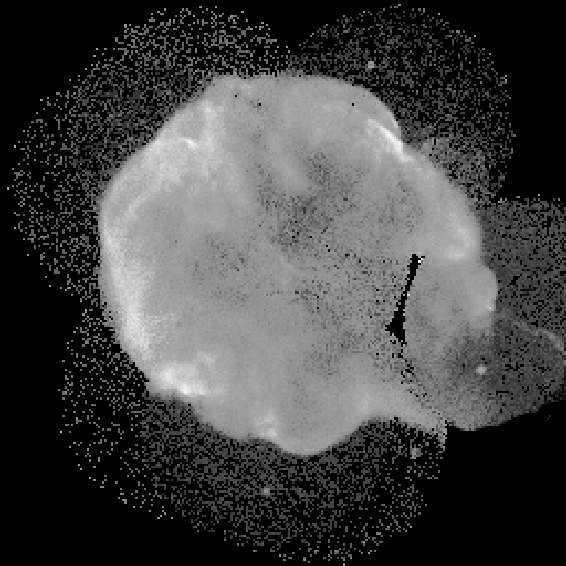
#> input picture HW4/images/cygnus.tif, 566 x 566 px
$ python Q2.py
#> lines starting #> are read from the running program, lines starting #| are printed output that depends on the picture; after the words box and inside, x2 and y2 are one past the last pixel; in counts of white or black regions, pixels touching at a corner belong together
import cv2 as cv
import numpy as np
import matplotlib.pyplot as plt


def show_with_plot(img, title):
    plt.figure()
    plt.imshow(img, cmap='gray')
    plt.xticks([])
    plt.yticks([])
    plt.title(title)
    plt.show()


img1 = cv.imread('images/cygnus.tif', 0)
#> img1 is the input picture: shape (566, 566); min 0, max 253, mean 66.9
kernel = cv.getStructuringElement(cv.MORPH_RECT, (1, 1))
opening = cv.morphologyEx(img1, cv.MORPH_OPEN, kernel)
closing = cv.morphologyEx(opening, cv.MORPH_CLOSE, kernel)
show_with_plot(closing, 'Opening-Closing(1)')

kernel = cv.getStructuringElement(cv.MORPH_RECT, (3, 3))
opening = cv.morphologyEx(closing, cv.MORPH_OPEN, kernel)
closing = cv.morphologyEx(opening, cv.MORPH_CLOSE, kernel)
show_with_plot(closing, 'Opening-Closing(3)')

kernel = cv.getStructuringElement(cv.MORPH_RECT, (5, 5))
opening = cv.morphologyEx(closing, cv.MORPH_OPEN, kernel)
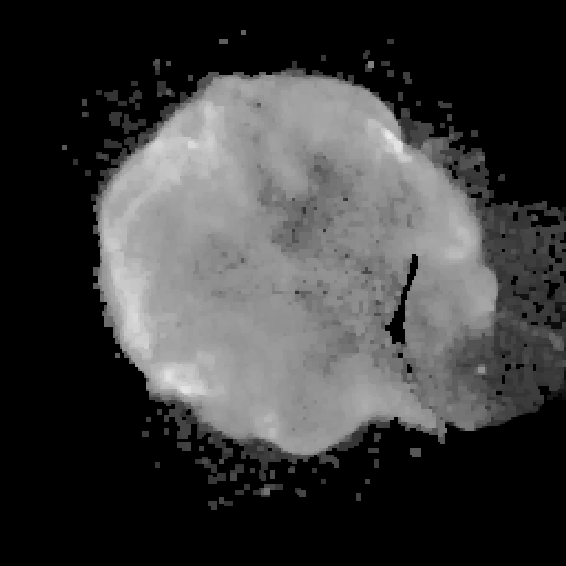
#> opening: shape (566, 566); min 0, max 234, mean 59.7
closing = cv.morphologyEx(opening, cv.MORPH_CLOSE, kernel)
show_with_plot(closing, 'Opening-Closing(5)')

img2 = cv.imread('images/brain.tif', 0)
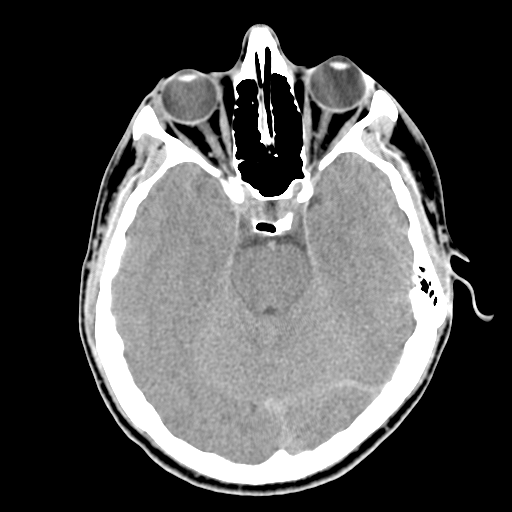
#> input picture HW4/images/brain.tif, 512 x 512 px
#> img2 is the input picture: shape (512, 512); min 0, max 255, mean 80.4
kernel = cv.getStructuringElement(cv.MORPH_RECT, (3, 3))
img_dilation = cv.dilate(img2, kernel, iterations=1)
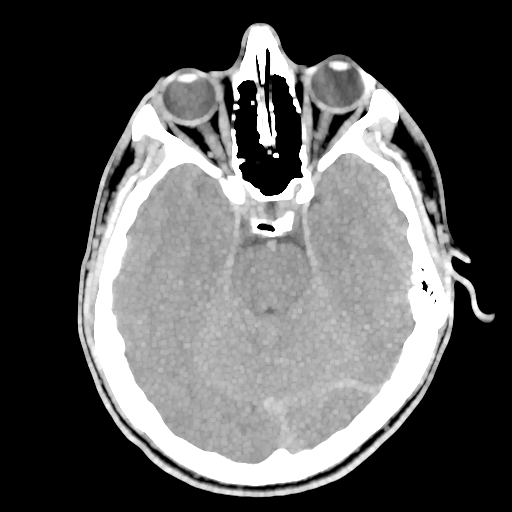
#> img_dilation: shape (512, 512); min 0, max 255, mean 89.6
img_erosion = cv.erode(img2, kernel, iterations=1)
img_gradient = img_dilation - img_erosion
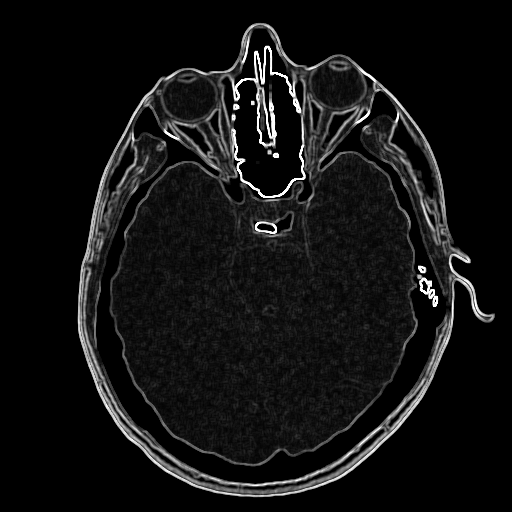
#> img_gradient: shape (512, 512); min 0, max 255, mean 18.1
show_with_plot(img_gradient, 'Gradient')

img3 = cv.imread('images/rice.tif', 0)
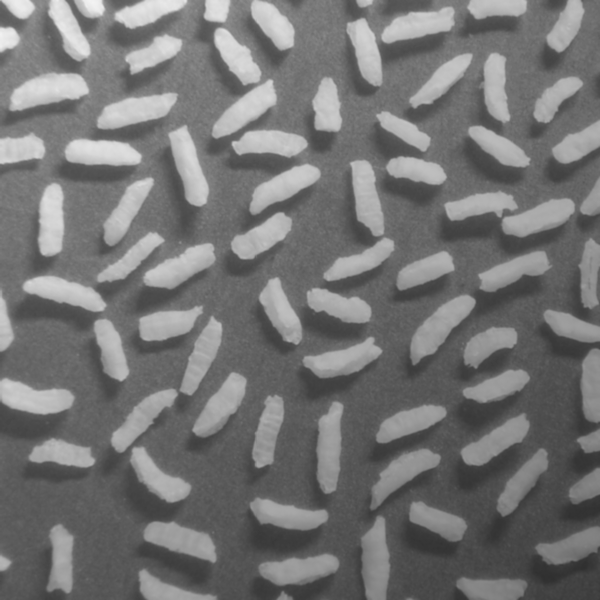
#> input picture HW4/images/rice.tif, 600 x 600 px
#> img3 is the input picture: shape (600, 600); min 47, max 243, mean 116.4
kernel = cv.getStructuringElement(cv.MORPH_RECT, (40, 40))
img_top_hat = cv.morphologyEx(img3, cv.MORPH_TOPHAT, kernel)
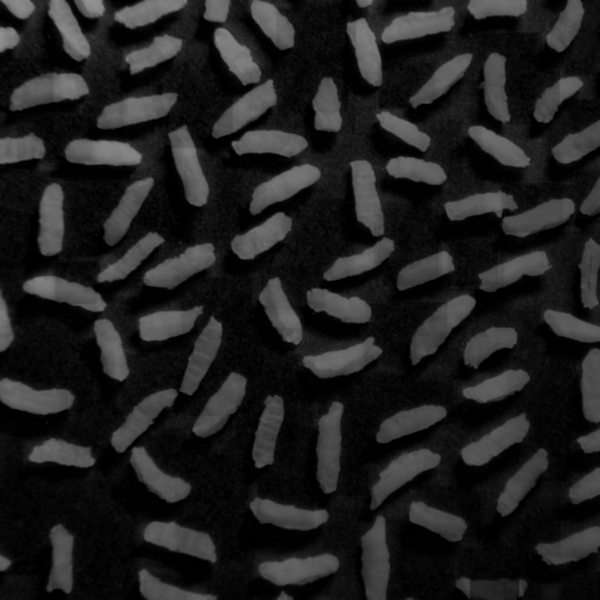
#> img_top_hat: shape (600, 600); min 0, max 147, mean 31.5
_, thresh = cv.threshold(img_top_hat, 25, 255, cv.THRESH_BINARY)
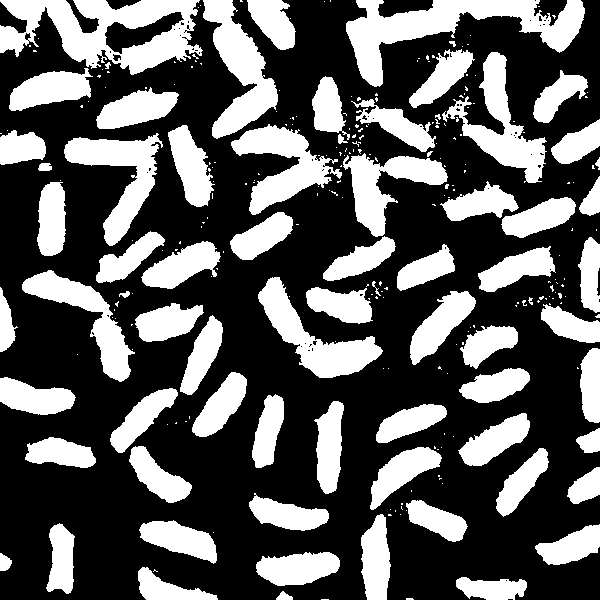
#> thresh: shape (600, 600); 35.3% white; 275 white regions (202 under 20 px), largest, box (x1, y1, x2, y2) and area: (0, 0, 203, 75) 8097, (346, 0, 585, 87) 7376, (203, 0, 278, 139) 4612

plt.subplot(211)
plt.title('Top-hat')
plt.imshow(img_top_hat, cmap='gray')
plt.subplot(212)
plt.title('Binary!')
plt.imshow(thresh, cmap='gray')
plt.show()
